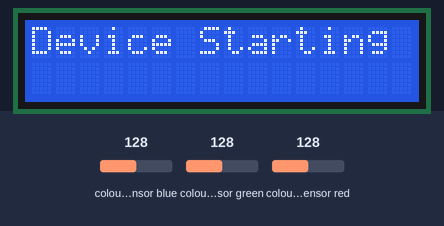
Bench run of a sketch on a simulated Arduino Uno, built with avr-gcc and run on an emulated ATmega328P. On the bench: 16×2 character LCD. The inputs (shaded band) are chosen by the test bench; at power-on: colour sensor blue 128, colour sensor green 128, colour sensor red 128. What the sketch prints to the serial monitor is not drawn.

Above: at 0.1 s.
At 5.1 s:
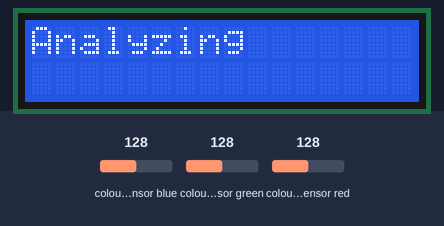
At 12.2 s:
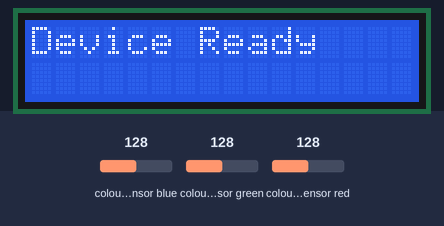
At 14.2 s:
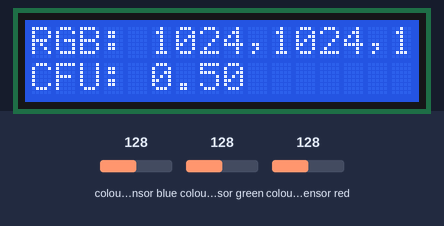

Measured:
- what the display in image 1 shows lasts 7.0 s, from 5.1 s to 12.1 s
- what the display in image 2 shows lasts 2.1 s, from 12.1 s to 14.2 s

The sketch:

rgb_vs_CFU.ino
```cpp
#include <Wire.h>
#include <Adafruit_TCS34725.h>
#include <LiquidCrystal_I2C.h>

// Initialize the TCS34725 sensor
Adafruit_TCS34725 tcs = Adafruit_TCS34725(TCS34725_INTEGRATIONTIME_600MS, TCS34725_GAIN_1X);

// Initialize the I2C LCD (address 0x27, 16 columns, 2 rows)
LiquidCrystal_I2C lcd(0x27, 16, 2);

// Function to approximate CFU from clear channel with new calibrations
float calculateCFU(uint16_t clear) {
  if (clear > 2500) {
    return 0.5;  // Mineral water: CFU < 1
  } else if (clear > 1000) {
    return (clear - 1000) * 0.01;  // Moderate contamination
  } else {
    return clear * 0.01;  // Higher CFU for lower clear values
  }
}

void setup() {
  Serial.begin(115200);

  // Initialize the LCD
  lcd.init();
  lcd.backlight();

  // Display "Device Starting" on LCD
  lcd.setCursor(0, 0);
  lcd.print("Device Starting");
  delay(5000);  // Wait for 5 seconds

  // Display "Analyzing" on LCD
  lcd.clear();
  lcd.setCursor(0, 0);
  lcd.print("Analyzing");
  delay(7000);  // Wait for 7 seconds

  // Initialize the TCS34725 sensor
  if (!tcs.begin()) {
    lcd.clear();
    lcd.setCursor(0, 0);
    lcd.print("Sensor Not Found");
    Serial.println("TCS34725 not found! Check wiring.");
    while (1);  // Halt execution
  }
  lcd.clear();
  lcd.setCursor(0, 0);
  lcd.print("Device Ready");
  Serial.println("TCS34725 initialized.");
  delay(2000);  // Pause before starting readings
}

void loop() {
  uint16_t r, g, b, c;

  // Read sensor data
  tcs.getRawData(&r, &g, &b, &c);

  if (r == 0 && g == 0 && b == 0) {
    Serial.println("Invalid data from TCS34725. Skipping this cycle.");
    lcd.clear();
    lcd.setCursor(0, 0);
    lcd.print("Invalid Data");
    delay(10000);  // Wait before retrying
    return;
  }

  // Calculate CFU from clear channel using new calibrations
  float cfu = calculateCFU(c);

  // Print results to Serial Monitor
  Serial.print("Red: "); Serial.print(r);
  Serial.print(", Green: "); Serial.print(g);
  Serial.print(", Blue: "); Serial.print(b);
  Serial.print(", Clear: "); Serial.print(c);
  Serial.print(", Estimated CFU: "); Serial.println(cfu);

  // Display results on LCD
  lcd.clear();
  lcd.setCursor(0, 0);
  lcd.print("RGB: ");
  lcd.print(r); lcd.print(",");
  lcd.print(g); lcd.print(",");
  lcd.print(b);

  lcd.setCursor(0, 1);
  lcd.print("CFU: ");
  lcd.print(cfu, 2);  // Display CFU with 2 decimal places

  delay(10000);  // Wait for 10 seconds before next reading
}
```
